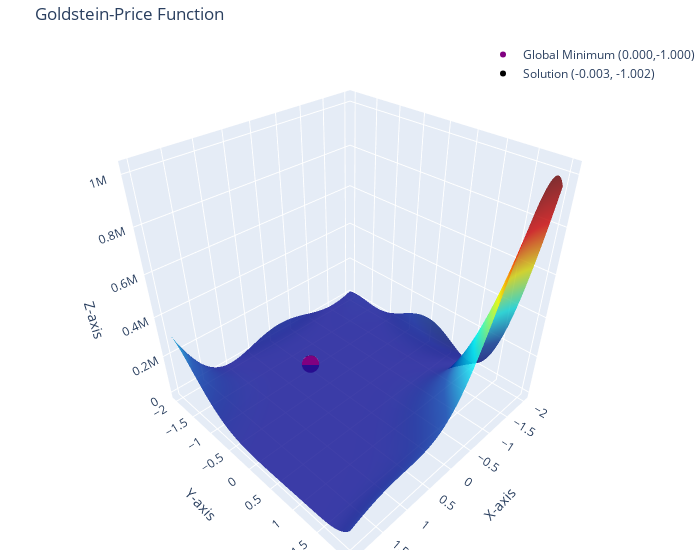

The notebook cell this image was saved under:
### Markdown cell above
## **---------------------------Tests---------------------------**

### Code cell
start = time.time()
genetic_algorithm = AG_Goldstein_Price(population_size=100) 
genetic_algorithm.evolve(fitness_function=fitness_goldstein_price, pmut=0.1, ngen=2000, T=6, trace=200, reverse_sort=True)
minutos, segundos = divmod(time.time()-start, 60)
print(f"*******Tiempo transcurrido: {int(minutos)} minutos y {segundos:.2f} segundos*******")

plot_goldstein_price(genetic_algorithm.population[0])

### Figure 1 — Plotly figure (JSON) as saved in the notebook; plotly's stock layout.template omitted (floating-point values rounded to 4 significant figures; data arrays with more than 128 entries replaced by an {"elided": "..."} marker saying what was removed)
{"data": [{"colorscale": [[0, "rgb(0,0,131)"], [0.2, "rgb(0,60,170)"], [0.4, "rgb(5,255,255)"], [0.6, "rgb(255,255,0)"], [0.8, "rgb(250,0,0)"], [1, "rgb(128,0,0)"]], "opacity": 0.8, "showscale": false, "type": "surface", "x": {"elided": "100x100 float values"}, "y": {"elided": "100x100 float values"}, "z": {"elided": "100x100 float values"}}, {"marker": {"color": "purple", "size": 6, "symbol": "circle"}, "mode": "markers", "name": "Global Minimum (0.000,-1.000)", "type": "scatter3d", "x": [0], "y": [-1], "z": [3]}, {"marker": {"color": "black", "size": 6, "symbol": "circle"}, "mode": "markers", "name": "Solution (-0.003, -1.002)", "type": "scatter3d", "x": [-0.003056], "y": [-1.002], "z": [3.003]}], "layout": {"height": 550, "legend": {"x": 1, "xanchor": "right", "y": 1, "yanchor": "top"}, "margin": {"b": 0, "l": 0, "r": 0, "t": 40}, "scene": {"xaxis": {"title": {"text": "X-axis"}}, "yaxis": {"title": {"text": "Y-axis"}}, "zaxis": {"title": {"text": "Z-axis"}}}, "showlegend": true, "title": {"text": "Goldstein-Price Function"}, "width": 700}}
